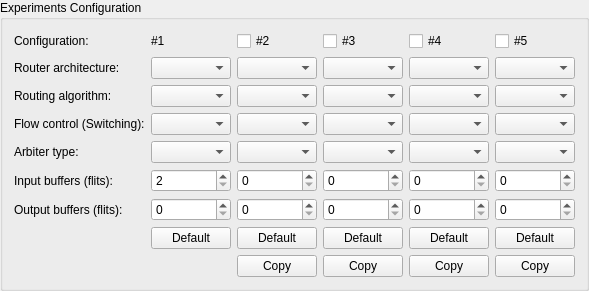
          <widget class="QGroupBox" name="groupBoxExperimentsConfiguration">
           <property name="title">
            <string>Experiments Configuration</string>
           </property>
           <layout class="QGridLayout" name="gridLayout_2">
            <item row="3" column="2">
             <widget class="QComboBox" name="comboInSwitchingExp2">
              <property name="font">
               <font>
                <italic>false</italic>
               </font>
              </property>
              <property name="statusTip">
               <string>Define flow control for experiment 2</string>
              </property>
             </widget>
            </item>
            <item row="4" column="4">
             <widget class="QComboBox" name="comboInArbiterTypeExp4">
              <property name="font">
               <font>
                <italic>false</italic>
               </font>
              </property>
              <property name="statusTip">
               <string>Define arbiter type for experiment 4</string>
              </property>
             </widget>
            </item>
            <item row="6" column="1">
             <widget class="QSpinBox" name="spinInOutputBuffersExp1">
              <property name="font">
               <font>
                <italic>false</italic>
               </font>
              </property>
              <property name="statusTip">
               <string>Depth of the buffers of the output channels</string>
              </property>
              <property name="maximum">
               <number>256</number>
              </property>
             </widget>
            </item>
            <item row="6" column="0">
             <widget class="QLabel" name="labelOutputBuffers">
              <property name="font">
               <font>
                <italic>false</italic>
               </font>
              </property>
              <property name="text">
               <string>Output buffers (flits):</string>
              </property>
             </widget>
            </item>
            <item row="1" column="1">
             <widget class="QComboBox" name="comboInRouterArchitectureExp1">
              <property name="font">
               <font>
                <italic>false</italic>
               </font>
              </property>
              <property name="statusTip">
               <string>Define router architecture for experiment 1</string>
              </property>
             </widget>
            </item>
            <item row="2" column="3">
             <widget class="QComboBox" name="comboInRoutingAlgorithmExp3">
              <property name="font">
               <font>
                <italic>false</italic>
               </font>
              </property>
              <property name="statusTip">
               <string>Define routing algorithm for experiment 3</string>
              </property>
             </widget>
            </item>
            <item row="0" column="5">
             <widget class="QCheckBox" name="checkInExperiment5">
              <property name="font">
               <font>
                <italic>false</italic>
               </font>
              </property>
              <property name="statusTip">
               <string>Load default values for experiment 5</string>
              </property>
              <property name="text">
               <string>#5</string>
              </property>
             </widget>
            </item>
            <item row="6" column="5">
             <widget class="QSpinBox" name="spinInOutputBuffersExp5">
              <property name="font">
               <font>
                <italic>false</italic>
               </font>
              </property>
              <property name="statusTip">
               <string>Depth of the buffers of the output channels</string>
              </property>
             </widget>
            </item>
            <item row="1" column="3">
             <widget class="QComboBox" name="comboInRouterArchitectureExp3">
              <property name="font">
               <font>
                <italic>false</italic>
               </font>
              </property>
              <property name="statusTip">
               <string>Define router architecture for experiment 3</string>
              </property>
             </widget>
            </item>
            <item row="8" column="5">
             <widget class="QPushButton" name="buttonCopyExp5">
              <property name="statusTip">
               <string>Copy configuration previous experiment active</string>
              </property>
              <property name="text">
               <string>Copy</string>
              </property>
              <property name="icon">
               <iconset resource="../resources/Icons.qrc">
                <normaloff>:/icons/icons/icon_copy.png</normaloff>:/icons/icons/icon_copy.png</iconset>
              </property>
             </widget>
            </item>
            <item row="5" column="0">
             <widget class="QLabel" name="labelInputBuffers">
              <property name="font">
               <font>
                <italic>false</italic>
               </font>
              </property>
              <property name="text">
               <string>Input buffers (flits):</string>
              </property>
             </widget>
            </item>
            <item row="2" column="0">
             <widget class="QLabel" name="labelRoutingAlgorithm">
              <property name="font">
               <font>
                <italic>false</italic>
               </font>
              </property>
              <property name="text">
               <string>Routing algorithm:</string>
              </property>
             </widget>
            </item>
            <item row="5" column="3">
             <widget class="QSpinBox" name="spinInInputBuffersExp3">
              <property name="font">
               <font>
                <italic>false</italic>
               </font>
              </property>
              <property name="statusTip">
               <string>Depth of the buffers of the input channels</string>
              </property>
             </widget>
            </item>
            <item row="1" column="2">
             <widget class="QComboBox" name="comboInRouterArchitectureExp2">
              <property name="font">
               <font>
                <italic>false</italic>
               </font>
              </property>
              <property name="statusTip">
               <string>Define router architecture for experiment 2</string>
              </property>
             </widget>
            </item>
            <item row="1" column="0">
             <widget class="QLabel" name="labelRouterArchitecture">
              <property name="font">
               <font>
                <italic>false</italic>
               </font>
              </property>
              <property name="text">
               <string>Router architecture:</string>
              </property>
             </widget>
            </item>
            <item row="8" column="2">
             <widget class="QPushButton" name="buttonCopyExp2">
              <property name="statusTip">
               <string>Copy configuration previous experiment active</string>
              </property>
              <property name="text">
               <string>Copy</string>
              </property>
              <property name="icon">
               <iconset resource="../resources/Icons.qrc">
                <normaloff>:/icons/icons/icon_copy.png</normaloff>:/icons/icons/icon_copy.png</iconset>
              </property>
             </widget>
            </item>
            <item row="1" column="5">
             <widget class="QComboBox" name="comboInRouterArchitectureExp5">
              <property name="font">
               <font>
                <italic>false</italic>
               </font>
              </property>
              <property name="statusTip">
               <string>Define router architecture for experiment 5</string>
              </property>
             </widget>
            </item>
            <item row="2" column="5">
             <widget class="QComboBox" name="comboInRoutingAlgorithmExp5">
              <property name="font">
               <font>
                <italic>false</italic>
               </font>
              </property>
              <property name="statusTip">
               <string>Define routing algorithm for experiment 5</string>
              </property>
             </widget>
            </item>
            <item row="0" column="0">
             <widget class="QLabel" name="labelConfiguration">
              <property name="font">
               <font>
                <italic>false</italic>
               </font>
              </property>
              <property name="text">
               <string>Configuration:</string>
              </property>
             </widget>
            </item>
            <item row="4" column="3">
             <widget class="QComboBox" name="comboInArbiterTypeExp3">
              <property name="font">
               <font>
                <italic>false</italic>
               </font>
              </property>
              <property name="statusTip">
               <string>Define arbiter type for experiment 3</string>
              </property>
             </widget>
            </item>
            <item row="0" column="2">
             <widget class="QCheckBox" name="checkInExperiment2">
              <property name="font">
               <font>
                <italic>false</italic>
               </font>
              </property>
              <property name="statusTip">
               <string>Load default values for experiment 2</string>
              </property>
              <property name="text">
               <string>#2</string>
              </property>
             </widget>
            </item>
            <item row="1" column="4">
             <widget class="QComboBox" name="comboInRouterArchitectureExp4">
              <property name="font">
               <font>
                <italic>false</italic>
               </font>
              </property>
              <property name="statusTip">
               <string>Define router architecture for experiment 4</string>
              </property>
             </widget>
            </item>
            <item row="2" column="2">
             <widget class="QComboBox" name="comboInRoutingAlgorithmExp2">
              <property name="font">
               <font>
                <italic>false</italic>
               </font>
              </property>
              <property name="statusTip">
               <string>Define routing algorithm for experiment 2</string>
              </property>
             </widget>
            </item>
            <item row="6" column="2">
             <widget class="QSpinBox" name="spinInOutputBuffersExp2">
              <property name="font">
               <font>
                <italic>false</italic>
               </font>
              </property>
              <property name="statusTip">
               <string>Depth of the buffers of the output channels</string>
              </property>
             </widget>
            </item>
            <item row="4" column="5">
             <widget class="QComboBox" name="comboInArbiterTypeExp5">
              <property name="font">
               <font>
                <italic>false</italic>
               </font>
              </property>
              <property name="statusTip">
               <string>Define arbiter type for experiment 5</string>
              </property>
             </widget>
            </item>
            <item row="3" column="5">
             <widget class="QComboBox" name="comboInSwitchingExp5">
              <property name="font">
               <font>
                <italic>false</italic>
               </font>
              </property>
              <property name="statusTip">
               <string>Define flow control for experiment 5</string>
              </property>
             </widget>
            </item>
            <item row="3" column="0">
             <widget class="QLabel" name="labelSwitching">
              <property name="font">
               <font>
                <italic>false</italic>
               </font>
              </property>
              <property name="text">
               <string>Flow control (Switching):</string>
              </property>
             </widget>
            </item>
            <item row="0" column="3">
             <widget class="QCheckBox" name="checkInExperiment3">
              <property name="font">
               <font>
                <italic>false</italic>
               </font>
              </property>
              <property name="statusTip">
               <string>Load default values for experiment 3</string>
              </property>
              <property name="text">
               <string>#3</string>
              </property>
             </widget>
            </item>
            <item row="3" column="3">
             <widget class="QComboBox" name="comboInSwitchingExp3">
              <property name="font">
               <font>
                <italic>false</italic>
               </font>
              </property>
              <property name="statusTip">
               <string>Define flow control for experiment 3</string>
              </property>
             </widget>
            </item>
            <item row="2" column="1">
             <widget class="QComboBox" name="comboInRoutingAlgorithmExp1">
              <property name="font">
               <font>
                <italic>false</italic>
               </font>
              </property>
              <property name="statusTip">
               <string>Define routing algorithm for experiment 1</string>
              </property>
             </widget>
            </item>
            <item row="4" column="2">
             <widget class="QComboBox" name="comboInArbiterTypeExp2">
              <property name="font">
               <font>
                <italic>false</italic>
               </font>
              </property>
              <property name="statusTip">
               <string>Define arbiter type for experiment 2</string>
              </property>
             </widget>
            </item>
            <item row="2" column="4">
             <widget class="QComboBox" name="comboInRoutingAlgorithmExp4">
              <property name="font">
               <font>
                <italic>false</italic>
               </font>
              </property>
              <property name="statusTip">
               <string>Define routing algorithm for experiment 4</string>
              </property>
             </widget>
            </item>
            <item row="7" column="3">
             <widget class="QPushButton" name="buttonDefaultExp3">
              <property name="statusTip">
               <string>Load default values for experiment 3</string>
              </property>
              <property name="text">
               <string>Default</string>
              </property>
             </widget>
            </item>
            <item row="5" column="4">
             <widget class="QSpinBox" name="spinInInputBuffersExp4">
              <property name="font">
               <font>
                <italic>false</italic>
               </font>
              </property>
              <property name="statusTip">
               <string>Depth of the buffers of the input channels</string>
              </property>
             </widget>
            </item>
            <item row="6" column="4">
             <widget class="QSpinBox" name="spinInOutputBuffersExp4">
              <property name="font">
               <font>
                <italic>false</italic>
               </font>
              </property>
              <property name="statusTip">
               <string>Depth of the buffers of the output channels</string>
              </property>
             </widget>
            </item>
            <item row="3" column="1">
             <widget class="QComboBox" name="comboInSwitchingExp1">
              <property name="font">
               <font>
                <italic>false</italic>
               </font>
              </property>
              <property name="statusTip">
               <string>Define flow control for experiment 1</string>
              </property>
             </widget>
            </item>
            <item row="4" column="1">
             <widget class="QComboBox" name="comboInArbiterTypeExp1">
              <property name="font">
               <font>
                <italic>false</italic>
               </font>
              </property>
              <property name="statusTip">
               <string>Define arbiter type for experiment 1</string>
              </property>
             </widget>
            </item>
            <item row="8" column="4">
             <widget class="QPushButton" name="buttonCopyExp4">
              <property name="statusTip">
               <string>Copy configuration previous experiment active</string>
              </property>
              <property name="text">
               <string>Copy</string>
              </property>
              <property name="icon">
               <iconset resource="../resources/Icons.qrc">
                <normaloff>:/icons/icons/icon_copy.png</normaloff>:/icons/icons/icon_copy.png</iconset>
              </property>
             </widget>
            </item>
            <item row="4" column="0">
             <widget class="QLabel" name="labelArbiterType">
              <property name="font">
               <font>
                <italic>false</italic>
               </font>
              </property>
              <property name="text">
               <string>Arbiter type:</string>
              </property>
             </widget>
            </item>
            <item row="3" column="4">
             <widget class="QComboBox" name="comboInSwitchingExp4">
              <property name="font">
               <font>
                <italic>false</italic>
               </font>
              </property>
              <property name="statusTip">
               <string>Define flow control for experiment 4</string>
              </property>
             </widget>
            </item>
            <item row="5" column="1">
             <widget class="QSpinBox" name="spinInInputBuffersExp1">
              <property name="font">
               <font>
                <italic>false</italic>
               </font>
              </property>
              <property name="statusTip">
               <string>Depth of the buffers of the input channels</string>
              </property>
              <property name="minimum">
               <number>2</number>
              </property>
              <property name="maximum">
               <number>1024</number>
              </property>
             </widget>
            </item>
            <item row="0" column="4">
             <widget class="QCheckBox" name="checkInExperiment4">
              <property name="font">
               <font>
                <italic>false</italic>
               </font>
              </property>
              <property name="statusTip">
               <string>Load default values for experiment 4</string>
              </property>
              <property name="text">
               <string>#4</string>
              </property>
             </widget>
            </item>
            <item row="5" column="2">
             <widget class="QSpinBox" name="spinInInputBuffersExp2">
              <property name="font">
               <font>
                <italic>false</italic>
               </font>
              </property>
              <property name="statusTip">
               <string>Depth of the buffers of the input channels</string>
              </property>
             </widget>
            </item>
            <item row="7" column="5">
             <widget class="QPushButton" name="buttonDefaultExp5">
              <property name="statusTip">
               <string>Load default values for experiment 5</string>
              </property>
              <property name="text">
               <string>Default</string>
              </property>
             </widget>
            </item>
            <item row="7" column="2">
             <widget class="QPushButton" name="buttonDefaultExp2">
              <property name="statusTip">
               <string>Load default values for experiment 2</string>
              </property>
              <property name="text">
               <string>Default</string>
              </property>
             </widget>
            </item>
            <item row="7" column="4">
             <widget class="QPushButton" name="buttonDefaultExp4">
              <property name="statusTip">
               <string>Load default values for experiment 4</string>
              </property>
              <property name="text">
               <string>Default</string>
              </property>
             </widget>
            </item>
            <item row="8" column="3">
             <widget class="QPushButton" name="buttonCopyExp3">
              <property name="statusTip">
               <string>Copy configuration previous experiment active</string>
              </property>
              <property name="text">
               <string>Copy</string>
              </property>
              <property name="icon">
               <iconset resource="../resources/Icons.qrc">
                <normaloff>:/icons/icons/icon_copy.png</normaloff>:/icons/icons/icon_copy.png</iconset>
              </property>
             </widget>
            </item>
            <item row="5" column="5">
             <widget class="QSpinBox" name="spinInInputBuffersExp5">
              <property name="font">
               <font>
                <italic>false</italic>
               </font>
              </property>
              <property name="statusTip">
               <string>Depth of the buffers of the input channels</string>
              </property>
             </widget>
            </item>
            <item row="7" column="1">
             <widget class="QPushButton" name="buttonDefaultExp1">
              <property name="statusTip">
               <string>Load default values for experiment 1</string>
              </property>
              <property name="text">
               <string>Default</string>
              </property>
             </widget>
            </item>
            <item row="6" column="3">
             <widget class="QSpinBox" name="spinInOutputBuffersExp3">
              <property name="font">
               <font>
                <italic>false</italic>
               </font>
              </property>
              <property name="statusTip">
               <string>Depth of the buffers of the output channels</string>
              </property>
             </widget>
            </item>
            <item row="0" column="1">
             <widget class="QLabel" name="labelConf1">
              <property name="text">
               <string>#1</string>
              </property>
             </widget>
            </item>
           </layout>
           <zorder>labelConfiguration</zorder>
           <zorder>labelRouterArchitecture</zorder>
           <zorder>comboInRouterArchitectureExp1</zorder>
           <zorder>comboInRouterArchitectureExp2</zorder>
           <zorder>comboInRouterArchitectureExp3</zorder>
           <zorder>comboInRouterArchitectureExp4</zorder>
           <zorder>comboInRouterArchitectureExp5</zorder>
           <zorder>labelRoutingAlgorithm</zorder>
           <zorder>comboInRoutingAlgorithmExp1</zorder>
           <zorder>comboInRoutingAlgorithmExp2</zorder>
           <zorder>comboInRoutingAlgorithmExp3</zorder>
           <zorder>comboInRoutingAlgorithmExp4</zorder>
           <zorder>comboInRoutingAlgorithmExp5</zorder>
           <zorder>labelSwitching</zorder>
           <zorder>comboInSwitchingExp1</zorder>
           <zorder>comboInSwitchingExp2</zorder>
           <zorder>comboInSwitchingExp3</zorder>
           <zorder>comboInSwitchingExp4</zorder>
           <zorder>comboInSwitchingExp5</zorder>
           <zorder>labelArbiterType</zorder>
           <zorder>comboInArbiterTypeExp1</zorder>
           <zorder>comboInArbiterTypeExp2</zorder>
           <zorder>comboInArbiterTypeExp3</zorder>
           <zorder>comboInArbiterTypeExp4</zorder>
           <zorder>comboInArbiterTypeExp5</zorder>
           <zorder>labelInputBuffers</zorder>
           <zorder>spinInInputBuffersExp1</zorder>
           <zorder>spinInInputBuffersExp2</zorder>
           <zorder>spinInInputBuffersExp3</zorder>
           <zorder>spinInInputBuffersExp4</zorder>
           <zorder>spinInInputBuffersExp5</zorder>
           <zorder>labelOutputBuffers</zorder>
           <zorder>spinInOutputBuffersExp1</zorder>
           <zorder>spinInOutputBuffersExp2</zorder>
           <zorder>spinInOutputBuffersExp3</zorder>
           <zorder>spinInOutputBuffersExp4</zorder>
           <zorder>spinInOutputBuffersExp5</zorder>
           <zorder>checkInExperiment2</zorder>
           <zorder>checkInExperiment3</zorder>
           <zorder>checkInExperiment4</zorder>
           <zorder>checkInExperiment5</zorder>
           <zorder>buttonDefaultExp1</zorder>
           <zorder>buttonCopyExp2</zorder>
           <zorder>buttonDefaultExp2</zorder>
           <zorder>buttonCopyExp3</zorder>
           <zorder>buttonDefaultExp3</zorder>
           <zorder>buttonCopyExp4</zorder>
           <zorder>buttonDefaultExp4</zorder>
           <zorder>buttonCopyExp5</zorder>
           <zorder>buttonDefaultExp5</zorder>
           <zorder>labelConf1</zorder>
          </widget>
